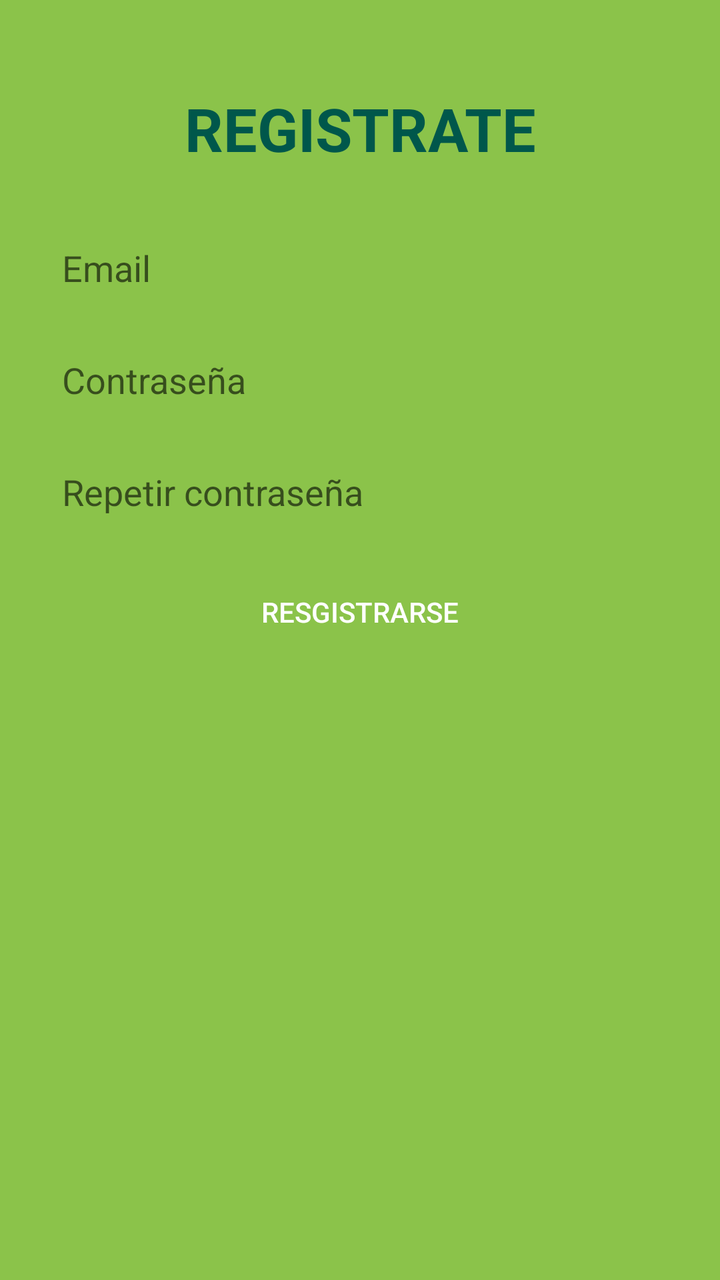
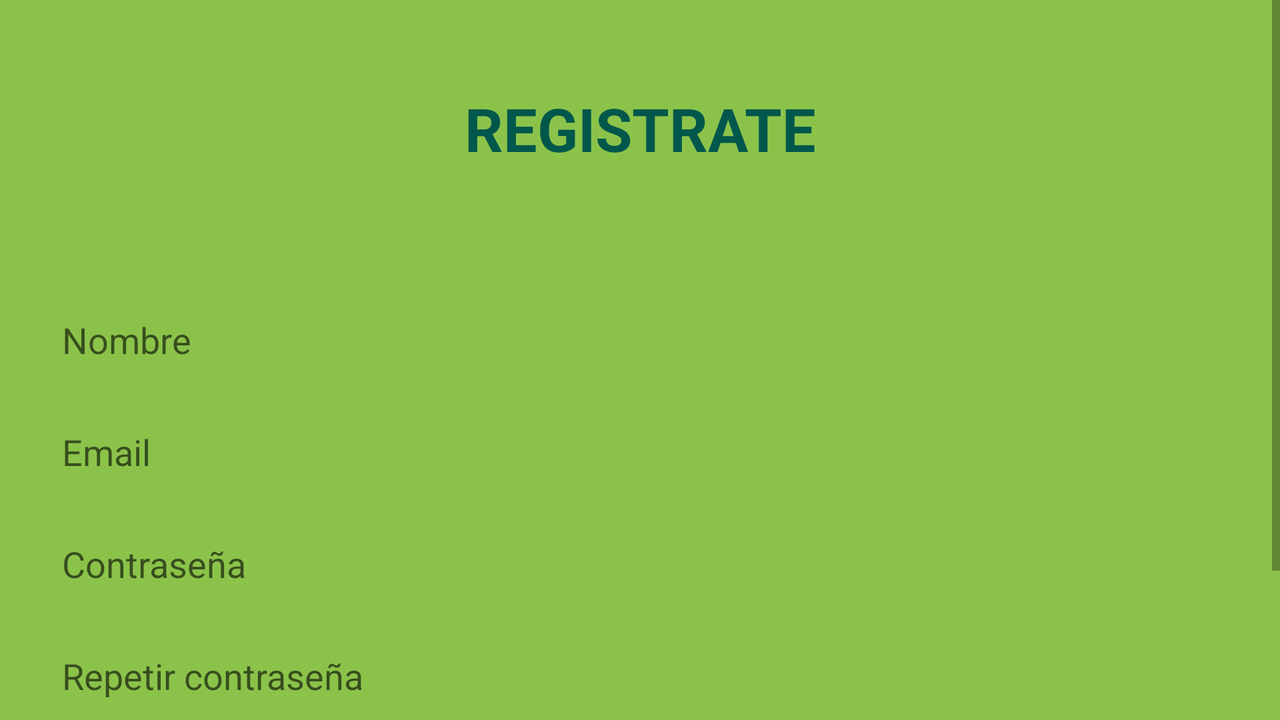

Compare how this app lays out the same screen by default and in its alternative resource folder. The renders come first, then the two layout files and the values they reference.
<!-- AndroidManifest.xml: application theme AppTheme -->
<!-- res/layout/pantalla_registrarse.xml -->
<?xml version="1.0" encoding="utf-8"?>
<android.support.constraint.ConstraintLayout
        xmlns:android="http://schemas.android.com/apk/res/android"
        xmlns:tools="http://schemas.android.com/tools"
        xmlns:app="http://schemas.android.com/apk/res-auto"
        android:layout_width="match_parent"
        android:layout_height="match_parent"
        tools:context=".PantallaRegistrarse"
        android:background="@color/colorPrimary">

    <TextView
            android:text="@string/registrarse_titulo"
            android:layout_width="234dp"
            android:layout_height="46dp"
            android:id="@+id/registrarse_titulo" android:layout_marginTop="44dp"
            app:layout_constraintTop_toTopOf="parent" app:layout_constraintEnd_toEndOf="parent"
            android:layout_marginEnd="8dp" app:layout_constraintStart_toStartOf="parent"
            android:layout_marginStart="8dp"
            android:textStyle="bold" android:textAllCaps="false"
            android:textSize="30sp" android:textAlignment="center" android:textColor="@color/colorPrimaryDark"/>

    <EditText
            android:layout_width="0dp"
            android:layout_height="40dp"
            android:ems="10"
            android:id="@+id/registrarse_email"
            android:background="@drawable/edit_text_redondo"
            android:paddingStart="15dp"
            android:paddingEnd="15dp"
            android:layout_marginStart="16dp"
            app:layout_constraintStart_toStartOf="parent" android:layout_marginEnd="16dp"
            app:layout_constraintEnd_toEndOf="parent" app:layout_constraintHorizontal_bias="0.0"
            android:hint="@string/registrarse_email" android:inputType="textEmailAddress"
            android:layout_marginTop="24dp" app:layout_constraintTop_toBottomOf="@+id/registrarse_titulo"/>

    <EditText
            android:layout_width="0dp"
            android:layout_height="40dp"
            android:inputType="textPassword"
            android:ems="10"
            android:id="@+id/registrarse_contrasena"
            android:background="@drawable/edit_text_redondo"
            android:paddingStart="15dp"
            android:paddingEnd="15dp"
            android:layout_marginEnd="16dp"
            app:layout_constraintEnd_toEndOf="parent" android:layout_marginStart="16dp"
            app:layout_constraintStart_toStartOf="parent"
            android:hint="@string/registrarse_contrasena"
            app:layout_constraintHorizontal_bias="0.503"
            android:layout_marginTop="16dp" app:layout_constraintTop_toBottomOf="@+id/registrarse_email"/>

    <EditText
            android:layout_width="0dp"
            android:layout_height="40dp"
            android:ems="10"
            android:id="@+id/registrarse_repetir_contrasena"
            android:background="@drawable/edit_text_redondo"
            android:paddingStart="15dp"
            android:paddingEnd="15dp"
            android:layout_marginEnd="16dp"
            app:layout_constraintEnd_toEndOf="parent" android:layout_marginStart="16dp"
            app:layout_constraintStart_toStartOf="parent" android:hint="@string/registrarse_repetir_contrasena"
            android:inputType="textPassword"
            app:layout_constraintHorizontal_bias="0.503"
            android:layout_marginTop="16dp" app:layout_constraintTop_toBottomOf="@+id/registrarse_contrasena"/>

    <Button
            android:text="@string/registrarse_boton"
            android:layout_width="0dp"
            android:layout_height="wrap_content"
            android:id="@+id/registrarse_boton" app:layout_constraintEnd_toEndOf="parent"
            android:layout_marginEnd="16dp"
            app:layout_constraintStart_toStartOf="parent" android:layout_marginStart="16dp"
            app:layout_constraintHorizontal_bias="0.502" android:layout_marginTop="16dp"
            app:layout_constraintTop_toBottomOf="@+id/registrarse_repetir_contrasena"
            android:background="@drawable/boton_redondo_login_register"
            android:textColor="@android:color/white"
    />

</android.support.constraint.ConstraintLayout>
<!-- resources referenced by this layout -->
<resources>
  <color name="colorPrimary">#8BC34A</color>
  <color name="colorPrimaryDark">#00574B</color>
  <string name="registrarse_boton">Resgistrarse</string>
  <string name="registrarse_contrasena">Contraseña</string>
  <string name="registrarse_email">Email</string>
  <string name="registrarse_repetir_contrasena">Repetir contraseña</string>
  <string name="registrarse_titulo">REGISTRATE</string>
  <style name="AppTheme" parent="Theme.AppCompat.Light.DarkActionBar">  
          
          <item name="colorPrimary">@color/colorPrimary</item>
          <item name="colorPrimaryDark">@color/colorPrimaryDark</item>
          <item name="colorAccent">@color/colorAccent</item>
      </style>
  <color name="colorAccent">#B04AC2</color>
</resources>
<!-- res/layout-land/pantalla_registrarse.xml (the repository's variant of the layout above) -->
<!-- drawn on the phone turned sideways -->
<?xml version="1.0" encoding="utf-8"?>
<android.support.constraint.ConstraintLayout xmlns:android="http://schemas.android.com/apk/res/android"
                                             xmlns:tools="http://schemas.android.com/tools" android:layout_width="match_parent"
                                             android:layout_height="match_parent"
                                             xmlns:app="http://schemas.android.com/apk/res-auto"
                                             android:background="@color/colorPrimary">


    <ScrollView
            android:layout_width="match_parent"
            android:layout_height="match_parent" android:id="@+id/scrollView_registrarse">

        <android.support.constraint.ConstraintLayout
                android:layout_width="match_parent"
                android:layout_height="wrap_content">

            <TextView
                    android:text="@string/registrarse_titulo"
                    android:layout_width="234dp"
                    android:layout_height="46dp"
                    android:id="@+id/registrarse_titulo" android:layout_marginTop="44dp"
                    app:layout_constraintTop_toTopOf="parent" app:layout_constraintEnd_toEndOf="parent"
                    android:layout_marginEnd="8dp" app:layout_constraintStart_toStartOf="parent"
                    android:layout_marginStart="8dp"
                    android:textStyle="bold" android:textAllCaps="false"
                    android:textSize="30sp" android:textAlignment="center" android:textColor="@color/colorPrimaryDark"/>

            <EditText
                    android:layout_width="0dp"
                    android:layout_height="40dp"
                    android:ems="10"
                    android:id="@+id/registrarse_nombre"
                    android:background="@drawable/edit_text_redondo"
                    android:paddingStart="15dp"
                    android:paddingEnd="15dp"
                    android:layout_marginStart="16dp"
                    app:layout_constraintStart_toStartOf="parent" android:layout_marginEnd="16dp"
                    app:layout_constraintEnd_toEndOf="parent" app:layout_constraintHorizontal_bias="0.503"
                    android:hint="@string/registrarse_nombre" android:inputType="textPersonName"
                    android:layout_marginTop="60dp" app:layout_constraintTop_toBottomOf="@+id/registrarse_titulo"/>

            <EditText
                    android:layout_width="0dp"
                    android:layout_height="40dp"
                    android:ems="10"
                    android:id="@+id/registrarse_email"
                    android:background="@drawable/edit_text_redondo"
                    android:paddingStart="15dp"
                    android:paddingEnd="15dp"
                    android:layout_marginStart="16dp"
                    app:layout_constraintStart_toStartOf="parent" android:layout_marginEnd="16dp"
                    app:layout_constraintEnd_toEndOf="parent" app:layout_constraintHorizontal_bias="0.503"
                    android:hint="@string/registrarse_email" android:inputType="textEmailAddress"
                    android:layout_marginTop="16dp" app:layout_constraintTop_toBottomOf="@+id/registrarse_nombre"/>

            <EditText
                    android:layout_width="0dp"
                    android:layout_height="40dp"
                    android:inputType="textPassword"
                    android:ems="10"
                    android:id="@+id/registrarse_contrasena"
                    android:background="@drawable/edit_text_redondo"
                    android:paddingStart="15dp"
                    android:paddingEnd="15dp"
                    android:layout_marginEnd="16dp"
                    app:layout_constraintEnd_toEndOf="parent" android:layout_marginStart="16dp"
                    app:layout_constraintStart_toStartOf="parent"
                    android:hint="@string/registrarse_contrasena"
                    app:layout_constraintHorizontal_bias="0.503"
                    android:layout_marginTop="16dp" app:layout_constraintTop_toBottomOf="@+id/registrarse_email"/>

            <EditText
                    android:layout_width="0dp"
                    android:layout_height="40dp"
                    android:ems="10"
                    android:id="@+id/registrarse_repetir_contrasena"
                    android:background="@drawable/edit_text_redondo"
                    android:paddingStart="15dp"
                    android:paddingEnd="15dp"
                    android:layout_marginEnd="16dp"
                    app:layout_constraintEnd_toEndOf="parent" android:layout_marginStart="16dp"
                    app:layout_constraintStart_toStartOf="parent" android:hint="@string/registrarse_repetir_contrasena"
                    android:inputType="textPassword"
                    app:layout_constraintHorizontal_bias="0.503"
                    android:layout_marginTop="16dp" app:layout_constraintTop_toBottomOf="@+id/registrarse_contrasena"/>

            <Button
                    android:text="@string/registrarse_boton"
                    android:layout_width="0dp"
                    android:layout_height="wrap_content"
                    android:id="@+id/registrarse_boton" app:layout_constraintEnd_toEndOf="parent"
                    android:layout_marginEnd="16dp"
                    app:layout_constraintStart_toStartOf="parent" android:layout_marginStart="16dp"
                    app:layout_constraintHorizontal_bias="0.502" android:layout_marginTop="16dp"
                    app:layout_constraintTop_toBottomOf="@+id/registrarse_repetir_contrasena"
                    android:background="@drawable/boton_redondo_login_register"
                    android:textColor="@android:color/white"
                    app:layout_constraintBottom_toBottomOf="parent" android:layout_marginBottom="32dp"/>

        </android.support.constraint.ConstraintLayout>
    </ScrollView>

</android.support.constraint.ConstraintLayout>
<!-- resources referenced by the variant -->
<!-- as the phone turned sideways resolves them -->
<resources>
  <color name="colorPrimary">#8BC34A</color>
  <color name="colorPrimaryDark">#00574B</color>
  <string name="registrarse_boton">Resgistrarse</string>
  <string name="registrarse_contrasena">Contraseña</string>
  <string name="registrarse_email">Email</string>
  <string name="registrarse_nombre">Nombre</string>
  <string name="registrarse_repetir_contrasena">Repetir contraseña</string>
  <string name="registrarse_titulo">REGISTRATE</string>
  <style name="AppTheme" parent="Theme.AppCompat.Light.DarkActionBar">  
          
          <item name="colorPrimary">@color/colorPrimary</item>
          <item name="colorPrimaryDark">@color/colorPrimaryDark</item>
          <item name="colorAccent">@color/colorAccent</item>
      </style>
  <color name="colorAccent">#B04AC2</color>
</resources>
